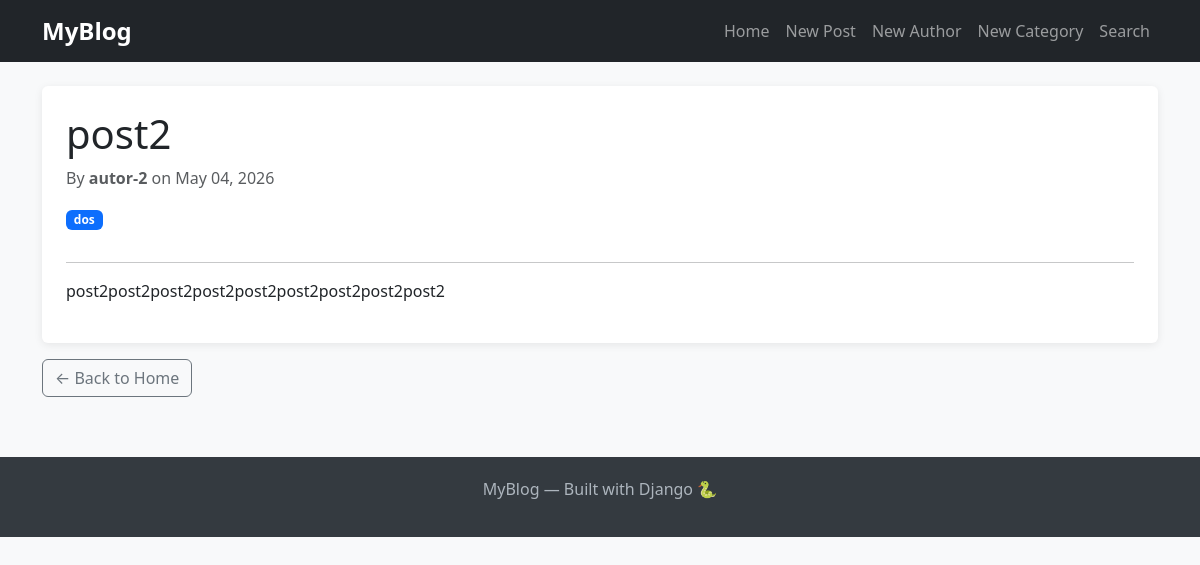
The app's page /post/2/ with its own data.
### blog/models.py (models this page shows, shortened)
class Post(models.Model):
    title = models.CharField(max_length=300)
    content = models.TextField()
    author = models.ForeignKey(
        Author,
        on_delete=models.CASCADE,
        related_name='posts'
    )
    categories = models.ManyToManyField(
        Category,
        blank=True,
        related_name='posts'
    )
    created_at = models.DateTimeField(auto_now_add=True)
    updated_at = models.DateTimeField(auto_now=True)
    class Meta:
        ordering = ['-created_at']

class Author(models.Model):
    name = models.CharField(max_length=200)
    email = models.EmailField(unique=True)
    bio = models.TextField(blank=True)
    created_at = models.DateTimeField(auto_now_add=True)

class Category(models.Model):
    name = models.CharField(max_length=100)
    description = models.TextField(blank=True)
    class Meta:
        verbose_name_plural = "Categories"

### blog/views.py (the view)
# urls.py: path('post/<int:pk>/', views.post_detail, name='post_detail'),
def post_detail(request, pk):
    post = get_object_or_404(Post, pk=pk)
    return render(request, 'blog/post_detail.html', {'post': post})

### blog/templates/blog/post_detail.html (shortened to what this page needs)
{% extends "blog/base.html" %}
{% block content %}
<div class="card p-4">
    <h1>{{ post.title }}</h1>
    <p class="text-muted">
        By <strong>{{ post.author.name }}</strong> on {{ post.created_at|date:"F d, Y" }}
    </p>
    {% if post.categories.all %}
    <div class="mb-3">
        {% for cat in post.categories.all %}
            <span class="badge bg-primary">{{ cat.name }}</span>
        {% endfor %}
    </div>
    {% endif %}
    <hr>
    <div class="post-content">{{ post.content|linebreaks }}</div>
</div>
<a href="{% url 'home' %}" class="btn btn-outline-secondary mt-3">← Back to Home</a>
{% endblock %}

### blog/templates/blog/base.html (style rules this page uses)
body { background-color: #f8f9fa; }
.card { border: none; box-shadow: 0 2px 8px rgba(0,0,0,0.08); }

### records on screen
Post: title "post2", author.name "autor-2", created_at "May 04, 2026", content "post2post2post2post2post2post2post2post2post2"
Category: name "dos"
